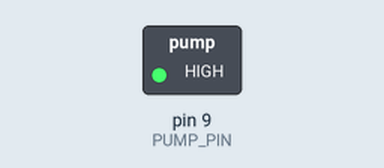
Bench run of a sketch on a simulated Arduino Uno, built with avr-gcc and run on an emulated ATmega328P. Parts: switched loads named in the sketch (green lamp = pin HIGH).

Above: at 2.5 s.
At 7.5 s:
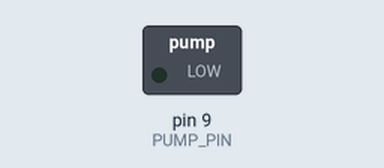
Timing chart, 0 to 13.0 s (numbered marks = the images above):
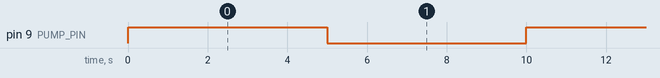

The sketch:

WaterPump_5V.ino
```cpp
// Water Pump + MOSFET + Arduino Uno

const int PUMP_PIN = 9;

void setup() {
  pinMode(PUMP_PIN, OUTPUT);
  digitalWrite(PUMP_PIN, LOW);  // pump off at boot
}

void loop() {
  digitalWrite(PUMP_PIN, HIGH); // pump on
  delay(5000);

  digitalWrite(PUMP_PIN, LOW);  // pump off
  delay(5000);
}

// Speed control instead of on/off:
// analogWrite(PUMP_PIN, 180);  // 0-255, ~70% speed
```

Measured:
- by itself, pin 9 (PUMP_PIN): alternates HIGH for 5.0 s and LOW for 5.0 s
